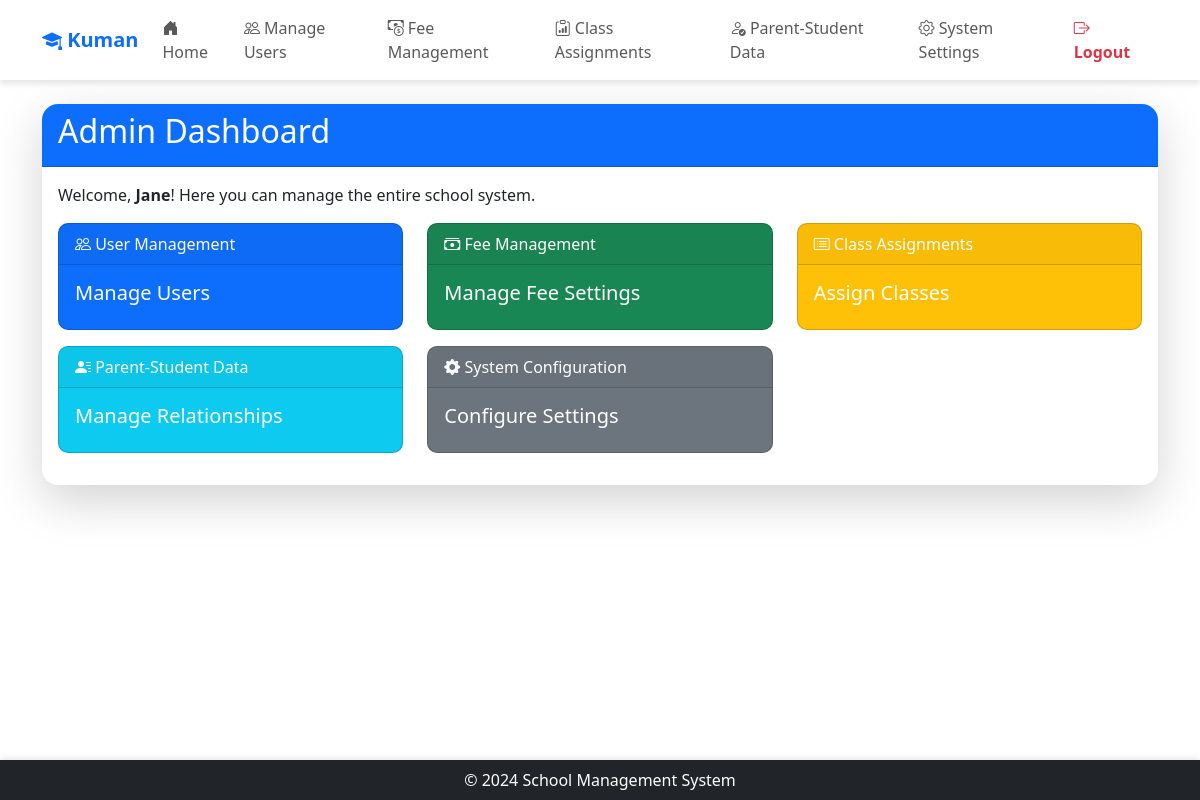
/admin/ (signed in), run on an earlier commit of the app's database.
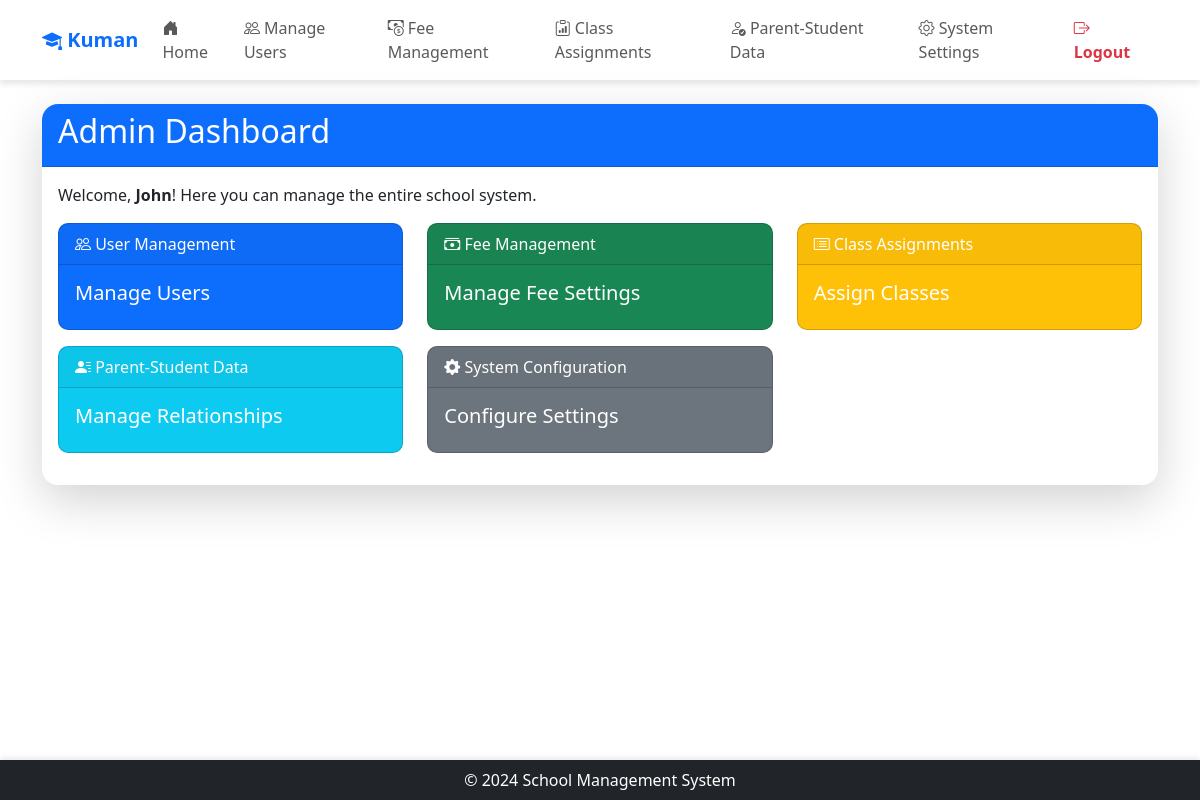
And on a later commit of the database.
### app/models/models.py (models this page shows, shortened)
class User(UserMixin, db.Model):
    __tablename__ = 'User'
    id = db.Column('Id', db.String, primary_key=True)
    password = db.Column('Password', db.String, nullable=True)
    role_id = db.Column('RoleId', db.String, ForeignKey('Role.RoleId', ondelete='SET NULL'))
    email = db.Column('Email', db.String, nullable=False)
    first_name = db.Column('FirstName', db.String, nullable=False)
    last_name = db.Column('LastName', db.String, nullable=False)
    date_of_birth = db.Column('DateOfBirth', db.Date, nullable=False)
    role = relationship('Role', back_populates='users')
    parent_relations = relationship('ParentStudentRelation', back_populates='parent', foreign_keys='ParentStudentRelation.parent_id')
    student_relations = relationship('ParentStudentRelation', back_populates='student', foreign_keys='ParentStudentRelation.student_id')
    student_fees = relationship('StudentFeeAssignment', back_populates='student')
    class_assignments_teacher = relationship('ClassAssignment', back_populates='teacher', foreign_keys='ClassAssignment.teacher_id')
    class_assignments_student = relationship('ClassAssignment', back_populates='student', foreign_keys='ClassAssignment.student_id')
    messages_sent = relationship('Notification', back_populates='teacher', foreign_keys='Notification.teacher_id')
    messages_received = relationship('Notification', back_populates='student', foreign_keys='Notification.student_id')

### app/routes/admin/dashboard.py (the view)
@admin.route('/')
@login_required
@role_required('1')
def dashboard():
    return render_template('admin/admin.html', app_name=app_name())

### app/__init__.py (called while the page is built)
@login_manager.user_loader
def load_user(user_id):
    from .models.models import User
    return User.query.get(user_id)

### app/routes/routes.py (called while the page is built)
def app_name():
    app_name = "School Management System"
    with current_app.app_context():
        setting = Settings.query.filter_by(setting_key='school_name').first()
        if setting and setting.setting_value:
            app_name = setting.setting_value
    return app_name

def role_required(*roles):
    def decorator(f):
        @wraps(f)
        def decorated_function(*args, **kwargs):
            if not current_user.is_authenticated or current_user.role_id not in roles:
                abort(403)  # Forbidden access if role does not match
            return f(*args, **kwargs)
        return decorated_function
    return decorator

### app/templates/admin/admin.html (shortened to what this page needs)
{% extends "share/dashboard.html" %}
{% block content %}
  {% block card_title %}
    Admin Dashboard
  {% endblock %}
  {% block card_content %}
    <p>Welcome, <strong>{{ current_user.first_name }}</strong>! Here you can manage the entire school system.</p>
    <div class="row">
      <div class="col-md-4">
        <a href="{{ url_for('admin.manage_users') }}" class="text-decoration-none">
          <div class="card text-white mb-3 hover-card bg-primary">
            <div class="card-header"><i class="bi bi-people"></i> User Management</div>
            <div class="card-body">
              <h5 class="card-title">Manage Users</h5>
            </div>
          </div>
        </a>
      </div>
      <div class="col-md-4">
        <a href="{{ url_for('admin.fee_management') }}" class="text-decoration-none">
          <div class="card text-white mb-3 hover-card bg-success">
            <div class="card-header"><i class="bi bi-cash-stack"></i> Fee Management</div>
            <div class="card-body">
              <h5 class="card-title">Manage Fee Settings</h5>
            </div>
          </div>
        </a>
      </div>
      <div class="col-md-4">
        <a href="{{ url_for('admin.manage_classes') }}" class="text-decoration-none">
          <div class="card text-white mb-3 hover-card bg-warning">
            <div class="card-header"><i class="bi bi-card-list"></i> Class Assignments</div>
            <div class="card-body">
              <h5 class="card-title">Assign Classes</h5>
            </div>
          </div>
        </a>
      </div>
      <div class="col-md-4">
        <a href="{{ url_for('admin.parent_student') }}" class="text-decoration-none">
          <div class="card text-white mb-3 hover-card bg-info">
            <div class="card-header"><i class="bi bi-person-lines-fill"></i> Parent-Student Data</div>
            <div class="card-body">
              <h5 class="card-title">Manage Relationships</h5>
            </div>
          </div>
        </a>
      </div>
      <div class="col-md-4">
        <a href="{{ url_for('admin.system_settings') }}" class="text-decoration-none">
          <div class="card text-white mb-3 hover-card bg-secondary">
            <div class="card-header"><i class="bi bi-gear-fill"></i> System Configuration</div>
            <div class="card-body">
              <h5 class="card-title">Configure Settings</h5>
            </div>
          </div>
        </a>
      </div>
    </div>
  {% endblock %}
{% endblock %}

What changed in the data, as far as the page shows it:
changed User: first_name "Jane" → "John"
